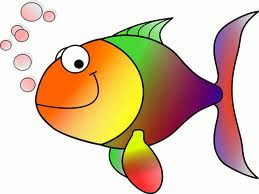
//> input picture opencv3-tutorials/data/HappyFish.jpg, 259 x 194 px
$ ./Remap_Demo ../data/HappyFish.jpg   (built with g++ and OpenCV 4)
//> lines starting //> are read from the running program, lines starting //| are printed output that depends on the picture
#include <opencv2/core.hpp>
#include <opencv2/highgui.hpp>
#include <opencv2/imgproc.hpp>

#include <vector>
#include <iostream>

using namespace cv;
using namespace std;

void update_map(int &ind, Mat &map_x, Mat &mat_y);

int main(int argc, char **argv)
{
    CommandLineParser parser(argc, argv, "{@image|../data/chicky_512.png|input image name}");
    string filename = parser.get<string>(0);

    // Load the image
    Mat src = imread(filename, IMREAD_COLOR);
//> src is the input picture: 194 rows x 259 cols, CV_8UC3; mean B, G, R 170.8, 196.4, 219.3
    if (src.empty()) {
        cout << "Cannot read image: " << filename << endl;
        return -1;
    }

    // Create dst, map_x and map_y with the same size as src
    Mat dst(src.size(), src.type());
    Mat map_x(src.size(), CV_32FC1);
    Mat map_y(src.size(), CV_32FC1);

    // Create window
    const char *remap_window = "Remap demo";
    namedWindow(remap_window, WINDOW_AUTOSIZE);

    int ind = 0;
    for ( ; ; ) {
        // Update map_x & map_y. Then apply remap
        update_map(ind, map_x, map_y);
//> after the loop in update_map, `for (int i = 0; i < map_x.rows; ++i)`:
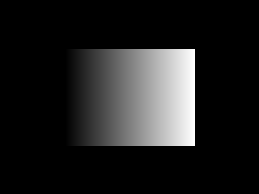
//> map_x: 194 rows x 259 cols, CV_32FC1; min 0, max 259, mean 32.6; drawn with min black and max white
//> after the loop in update_map, `for (int i = 0; i < map_x.rows; ++i)`:
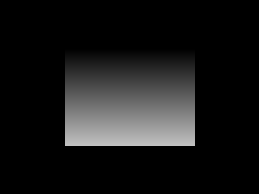
//> map_y: 194 rows x 259 cols, CV_32FC1; min 0, max 193.5, mean 24.5
//> ind = 1
        remap(src, dst, map_x, map_y, INTER_LINEAR, BORDER_CONSTANT, Scalar(0, 0, 0));
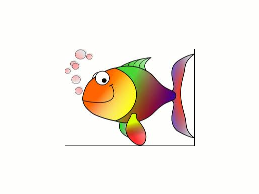
//> dst: 194 rows x 259 cols, CV_8UC3; mean B, G, R 230.9, 238.8, 244.5

        // Display results
        imshow(remap_window, dst);

        // Each 1 sec. Press ESC to exit the program
        char c = (char) waitKey(1000);
//> the Esc key is pressed
        if (c == 27) {
            break;
        }
    }

    return 0;
}

void update_map(int &ind, Mat &map_x, Mat &map_y)
{
    for (int i = 0; i < map_x.rows; ++i) {
        for (int j = 0; j < map_x.cols; ++j) {
            switch (ind) {

            case 0:
                if (j > map_x.cols * 0.25 && j < map_x.cols * 0.75 &&
                    i > map_x.rows * 0.25 && i < map_x.rows * 0.75) {
                    map_x.at<float>(i, j) = 2 * (j - map_x.cols * 0.25f) + 0.5f;
                    map_y.at<float>(i, j) = 2 * (i - map_x.rows * 0.25f) + 0.5f;
                } else {
                    map_x.at<float>(i, j) = 0;
                    map_y.at<float>(i, j) = 0;
                }
                break;

            case 1:
                map_x.at<float>(i, j) = (float) j;
                map_y.at<float>(i, j) = (float) (map_x.rows - i);
                break;

            case 2:
                map_x.at<float>(i, j) = (float) (map_x.cols - j);
                map_y.at<float>(i, j) = (float) i;
                break;

            case 3:
                map_x.at<float>(i, j) = (float) (map_x.cols - j);
                map_y.at<float>(i, j) = (float) (map_x.rows - i);
                break;
            }
        }
    }

    ind = (ind + 1) % 4;
}

$ run again, on opencv3-tutorials/data/building.jpg
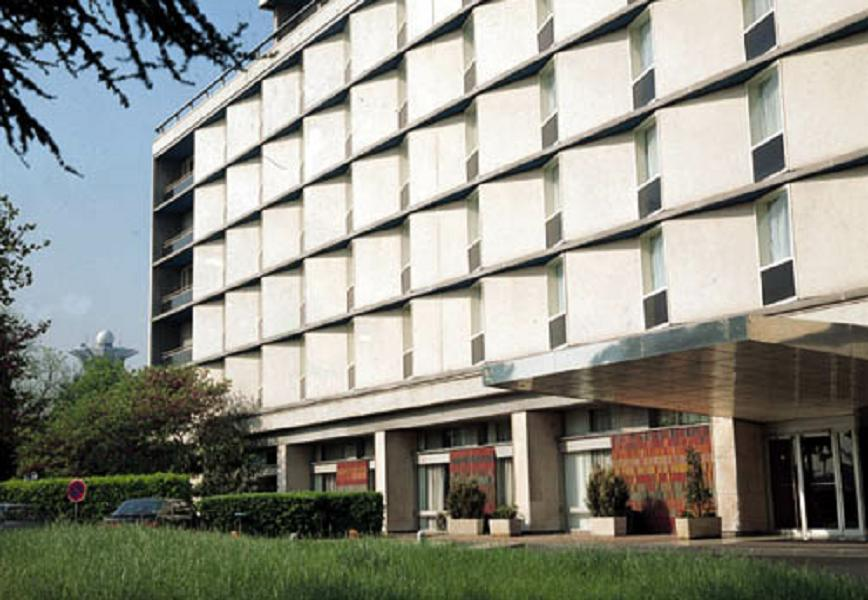
//> input picture opencv3-tutorials/data/building.jpg, 868 x 600 px
//> src is the input picture: 600 rows x 868 cols, CV_8UC3; mean B, G, R 133.7, 143.6, 142.9
//> after the loop in update_map, `for (int i = 0; i < map_x.rows; ++i)`:
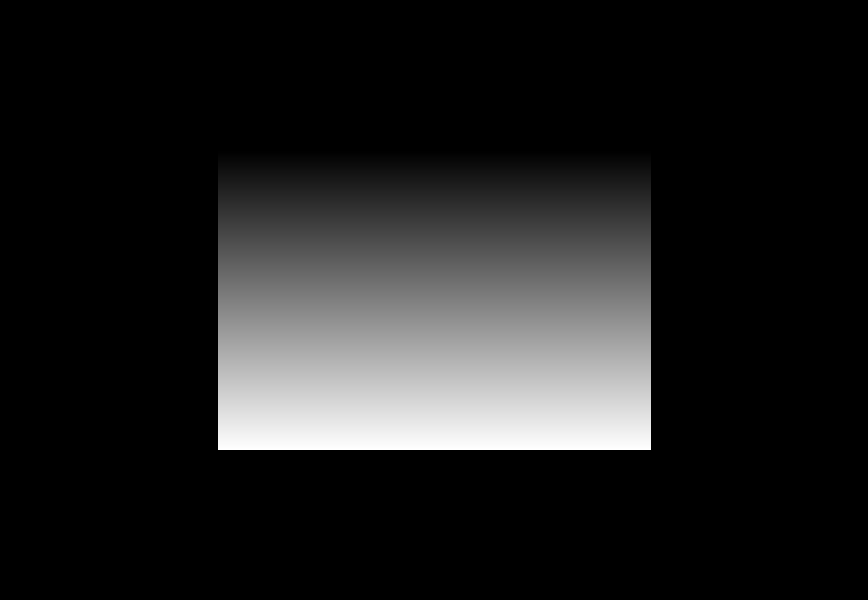
//> map_y: 600 rows x 868 cols, CV_32FC1; min 0, max 598.5, mean 74.7; drawn with min black and max white
//> `remap(src, dst, map_x, map_y, INTER_LINEAR, BORDER_CONSTANT, Scalar(0,..`:
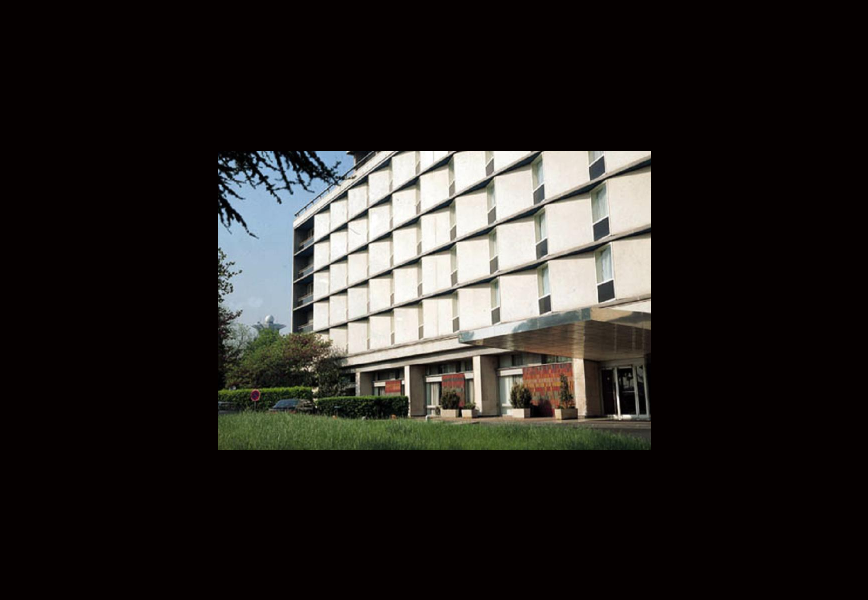
//> dst: 600 rows x 868 cols, CV_8UC3; mean B, G, R 33.3, 35.8, 39.4
